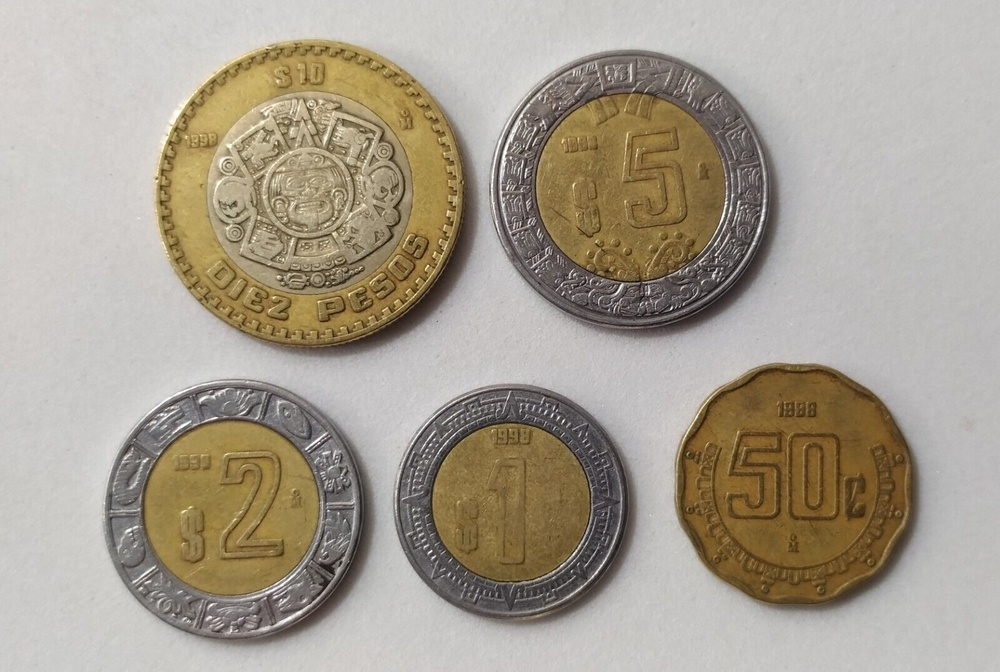
#> input picture Canny/monedas.jpg, 1000 x 672 px, shrunk from 1600 x 1075 before the run, found by its file name
$ python CannyCoins.py
#> lines starting #> are read from the running program, lines starting #| are printed output that depends on the picture; after the words box and inside, x2 and y2 are one past the last pixel; in counts of white or black regions, pixels touching at a corner belong together
import numpy as np
import cv2

# Cargamos la imagen
original = cv2.imread("D:/OpenCV/monedas.jpg")
#> original is the input picture: shape (672, 1000, 3); mean B, G, R 143.9, 158.5, 167.2
cv2.imshow("original", original)

# Convertimos a escala de grises
gris = cv2.cvtColor(original, cv2.COLOR_BGR2GRAY)
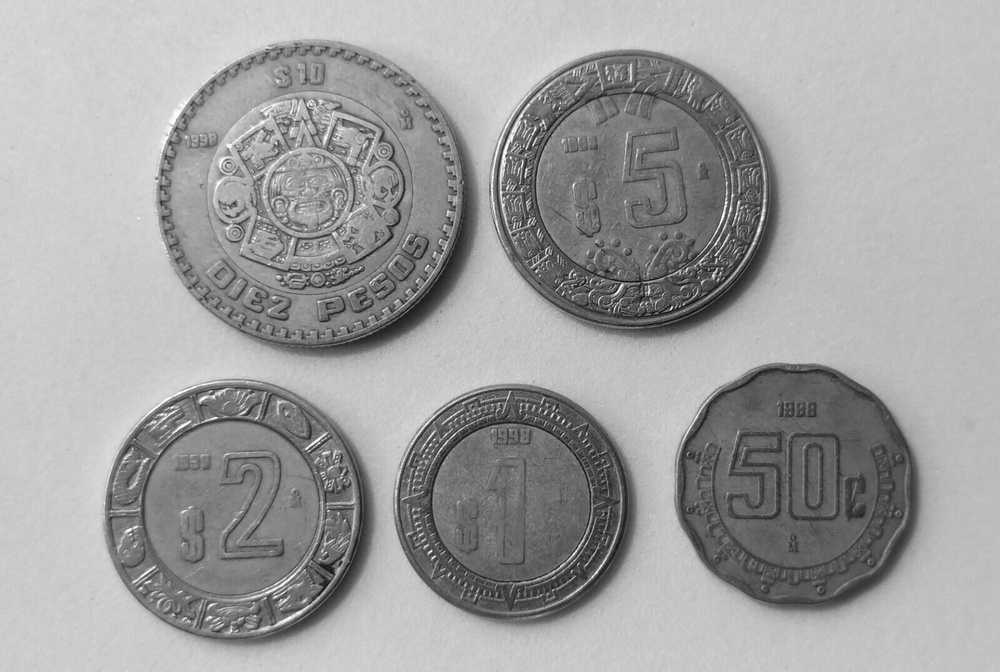
#> gris: shape (672, 1000); min 7, max 255, mean 159.5

# Aplicar suavizado Gaussiano
gauss = cv2.GaussianBlur(gris, (5,5), 0)

cv2.imshow("suavizado", gauss)
cv2.imwrite("suavizado.jpg", gauss)
# Detectamos los bordes con Canny
canny = cv2.Canny(gauss, 50, 150)
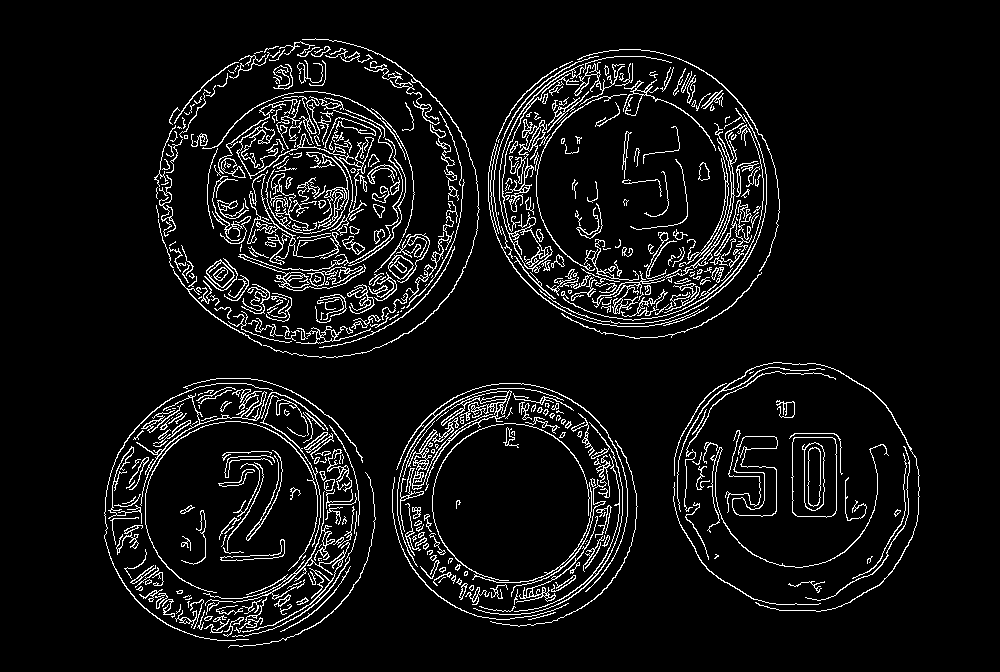
#> canny: shape (672, 1000); 6.9% white in thin lines or dots, all inside (x1, y1, x2, y2) = (104, 38, 920, 648)

cv2.imshow("canny", canny)
cv2.imwrite("canny.jpg", canny)
# Buscamos los contornos
(contornos,_) = cv2.findContours(canny.copy(), cv2.RETR_EXTERNAL, cv2.CHAIN_APPROX_SIMPLE)
#> contornos = 513 contours, 336 with area under 20; largest, box (x1, y1, x2, y2) and area: (791, 437, 837, 518) 3440, (499, 56, 672, 273) 1070, (408, 390, 512, 491) 869, (206, 259, 235, 288) 456, (307, 266, 363, 287) 438

# Mostramos el número de monedas por consola
print("He encontrado {} objetos".format(len(contornos)))
#| He encontrado 513 objetos

cv2.drawContours(original,contornos,-1,(0,0,255), 2)
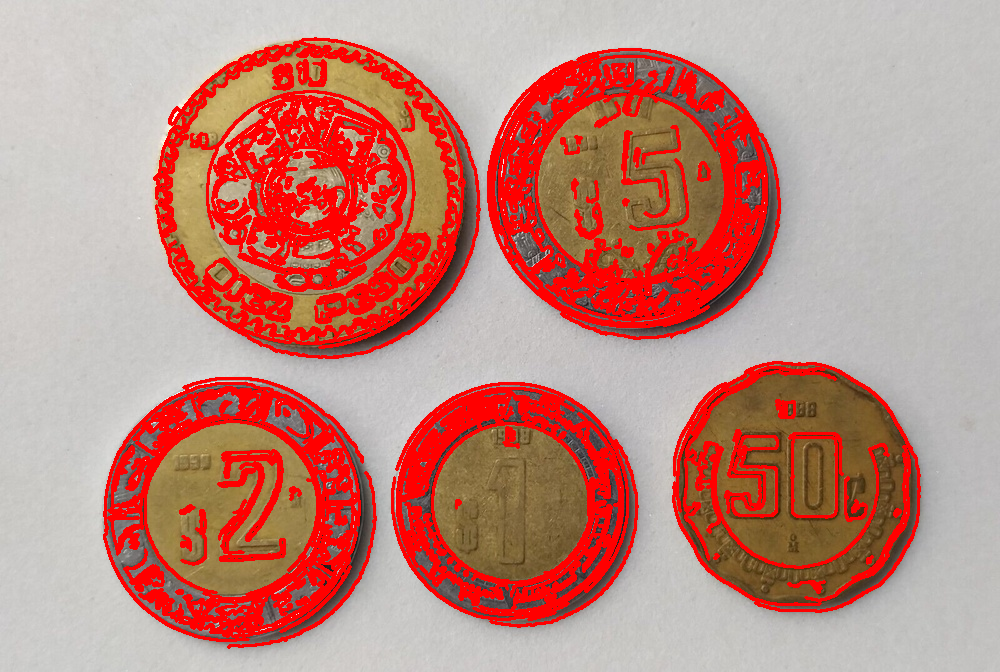
#> original: shape (672, 1000, 3); mean B, G, R 124.8, 135.3, 192.5
cv2.imshow("contornos", original)
cv2.imwrite("contornos.jpg", original)
cv2.waitKey(0)
cv2.destroyAllWindows()
